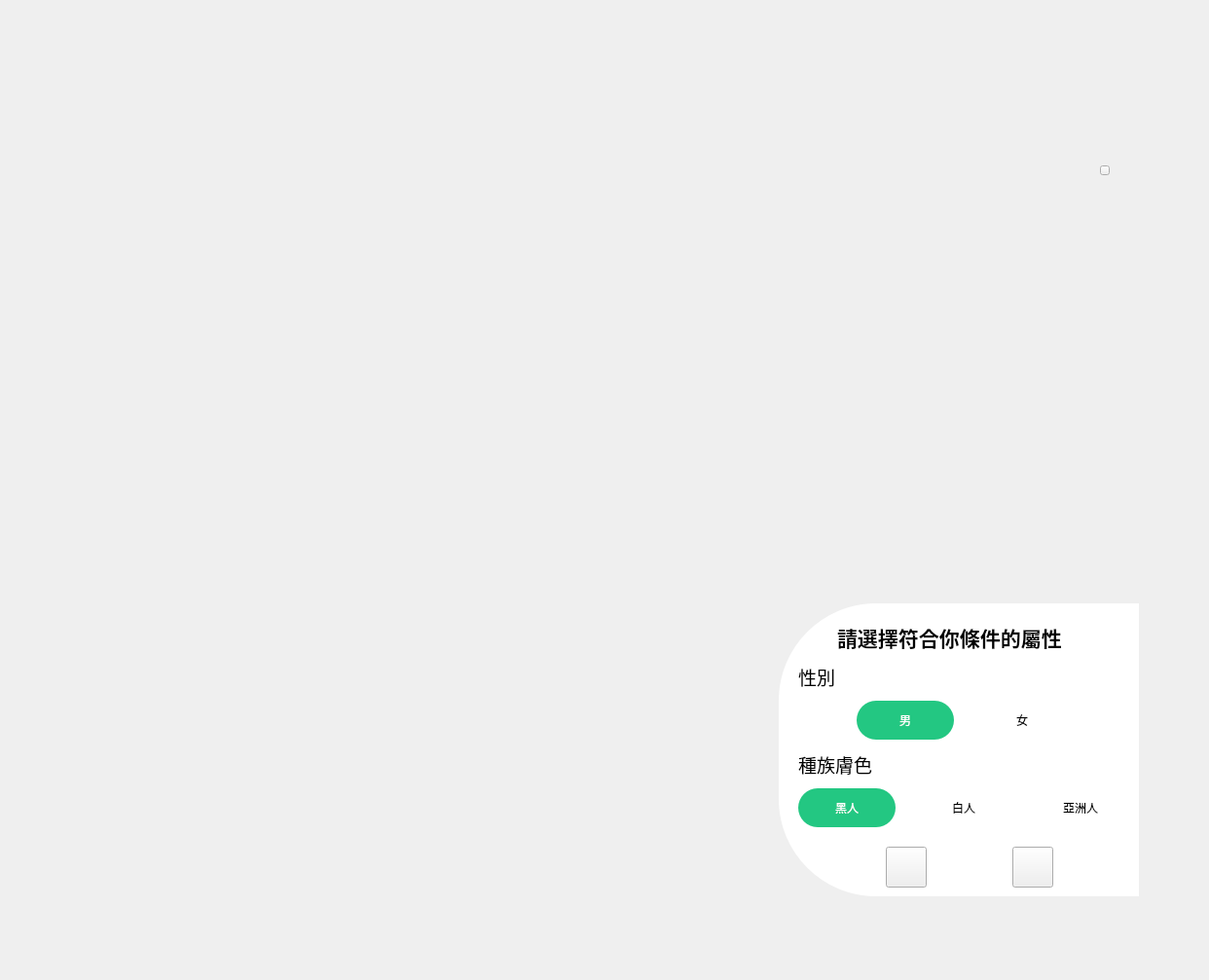
<?xml version="1.0" encoding="UTF-8"?>
<ui version="4.0">
 <class>Form</class>
 <widget class="QWidget" name="Form">
  <property name="geometry">
   <rect>
    <x>0</x>
    <y>0</y>
    <width>1242</width>
    <height>1007</height>
   </rect>
  </property>
  <property name="cursor">
   <cursorShape>ArrowCursor</cursorShape>
  </property>
  <property name="windowTitle">
   <string>Form</string>
  </property>
  <widget class="QWidget" name="widget" native="true">
   <property name="geometry">
    <rect>
     <x>660</x>
     <y>90</y>
     <width>640</width>
     <height>911</height>
    </rect>
   </property>
   <property name="styleSheet">
    <string notr="true">QPushButton#pushButton{
	background-color: qlineargradient(spread:pad, x1:0, y1:0.5065682, x2:1, y2:0.477, stop:0 rgba(11, 131, 120, 219), stop:1 rgba(85, 98, 112, 226));
	color:rgba(255, 255, 255, 210);
	border-radius:5px;
}
QPushButton#pushButton:hover{
	background-color: qlineargradient(spread:pad, x1:0, y1:0.5065682, x2:1, y2:0.477, stop:0 rgba(150, 123, 111, 219), stop:1 rgba(85, 81, 84, 226));
}
QPushButton#pushButton:pressed{
	padding-left:5px;
	padding-top:5px;
	background-color:rgba(150, 123, 111, 255);
}</string>
   </property>
   <widget class="QLabel" name="background">
    <property name="geometry">
     <rect>
      <x>100</x>
      <y>50</y>
      <width>410</width>
      <height>841</height>
     </rect>
    </property>
    <property name="font">
     <font>
      <family>Nirmala UI Semilight</family>
     </font>
    </property>
    <property name="styleSheet">
     <string notr="true">background-image: url(:/newPrefix/black male2.png);
border-radius: 65px;</string>
    </property>
    <property name="text">
     <string/>
    </property>
   </widget>
   <widget class="QLabel" name="label">
    <property name="geometry">
     <rect>
      <x>140</x>
      <y>530</y>
      <width>370</width>
      <height>301</height>
     </rect>
    </property>
    <property name="styleSheet">
     <string notr="true">background-color: rgb(255, 255, 255);
border-top-left-radius:100px;
border-bottom-left-radius:100px;</string>
    </property>
    <property name="text">
     <string/>
    </property>
   </widget>
   <widget class="QLabel" name="label_2">
    <property name="geometry">
     <rect>
      <x>200</x>
      <y>550</y>
      <width>301</width>
      <height>30</height>
     </rect>
    </property>
    <property name="font">
     <font>
      <family>Microsoft YaHei</family>
      <pointsize>16</pointsize>
      <weight>75</weight>
      <bold>true</bold>
     </font>
    </property>
    <property name="text">
     <string>請選擇符合你條件的屬性</string>
    </property>
   </widget>
   <widget class="QLabel" name="label_4">
    <property name="geometry">
     <rect>
      <x>160</x>
      <y>590</y>
      <width>50</width>
      <height>30</height>
     </rect>
    </property>
    <property name="font">
     <font>
      <family>Microsoft YaHei</family>
      <pointsize>14</pointsize>
     </font>
    </property>
    <property name="text">
     <string>性別</string>
    </property>
    <property name="alignment">
     <set>Qt::AlignLeading|Qt::AlignLeft|Qt::AlignVCenter</set>
    </property>
   </widget>
   <widget class="QLabel" name="label_5">
    <property name="geometry">
     <rect>
      <x>160</x>
      <y>680</y>
      <width>101</width>
      <height>30</height>
     </rect>
    </property>
    <property name="font">
     <font>
      <family>Microsoft YaHei UI</family>
      <pointsize>14</pointsize>
     </font>
    </property>
    <property name="text">
     <string>種族膚色</string>
    </property>
    <property name="alignment">
     <set>Qt::AlignLeading|Qt::AlignLeft|Qt::AlignVCenter</set>
    </property>
   </widget>
   <widget class="QPushButton" name="black">
    <property name="geometry">
     <rect>
      <x>160</x>
      <y>720</y>
      <width>100</width>
      <height>40</height>
     </rect>
    </property>
    <property name="font">
     <font>
      <family>Microsoft YaHei</family>
     </font>
    </property>
    <property name="cursor">
     <cursorShape>PointingHandCursor</cursorShape>
    </property>
    <property name="styleSheet">
     <string notr="true">QPushButton#black{
	background-color: rgb(35, 199, 130);
	color: rgb(255, 255, 255);
	border-radius:20px;
}

QPushButton#black:pressed{
	padding-left:3px;
	padding-top:3px;
	background-color:rgba(150,123,111,255);
	color: rgb(255, 255, 255);
}
</string>
    </property>
    <property name="text">
     <string>黑人</string>
    </property>
   </widget>
   <widget class="QPushButton" name="white">
    <property name="geometry">
     <rect>
      <x>280</x>
      <y>720</y>
      <width>100</width>
      <height>40</height>
     </rect>
    </property>
    <property name="font">
     <font>
      <family>Microsoft YaHei</family>
     </font>
    </property>
    <property name="cursor">
     <cursorShape>PointingHandCursor</cursorShape>
    </property>
    <property name="styleSheet">
     <string notr="true">QPushButton#white{
	background-color: rgb(255, 255, 255);
	color: rgb(0, 0, 0);
	border-radius:20px;
}
QPushButton#white:pressed{
	padding-left:3px;
	padding-top:3px;
	background-color:rgba(150,123,111,255);
	color: rgb(255, 255, 255);
}</string>
    </property>
    <property name="text">
     <string>白人</string>
    </property>
   </widget>
   <widget class="QPushButton" name="asian">
    <property name="geometry">
     <rect>
      <x>400</x>
      <y>720</y>
      <width>100</width>
      <height>40</height>
     </rect>
    </property>
    <property name="font">
     <font>
      <family>Microsoft YaHei</family>
     </font>
    </property>
    <property name="cursor">
     <cursorShape>PointingHandCursor</cursorShape>
    </property>
    <property name="styleSheet">
     <string notr="true">QPushButton#asian{
	background-color: rgb(255, 255, 255);
	color: rgb(0, 0, 0);
	border-radius:20px;
}
QPushButton#asian:pressed{
	padding-left:3px;
	padding-top:3px;
	background-color:rgba(150,123,111,255);
	color: rgb(255, 255, 255);
}</string>
    </property>
    <property name="text">
     <string>亞洲人</string>
    </property>
   </widget>
   <widget class="QPushButton" name="boy">
    <property name="geometry">
     <rect>
      <x>220</x>
      <y>630</y>
      <width>100</width>
      <height>40</height>
     </rect>
    </property>
    <property name="font">
     <font>
      <family>Microsoft YaHei</family>
     </font>
    </property>
    <property name="cursor">
     <cursorShape>PointingHandCursor</cursorShape>
    </property>
    <property name="styleSheet">
     <string notr="true">QPushButton#boy{
	background-color: rgb(35, 199, 130);
color: rgb(255, 255, 255);
border-radius:20px;
}

QPushButton#boy:pressed{
	padding-left:3px;
	padding-top:3px;
	background-color:rgba(150,123,111,255);
	color: rgb(255, 255, 255);
}
</string>
    </property>
    <property name="text">
     <string>男</string>
    </property>
   </widget>
   <widget class="QPushButton" name="girl">
    <property name="geometry">
     <rect>
      <x>340</x>
      <y>630</y>
      <width>100</width>
      <height>40</height>
     </rect>
    </property>
    <property name="font">
     <font>
      <family>Microsoft YaHei</family>
     </font>
    </property>
    <property name="cursor">
     <cursorShape>PointingHandCursor</cursorShape>
    </property>
    <property name="styleSheet">
     <string notr="true">QPushButton#girl{
	background-color: rgb(255, 255, 255);
	color: rgb(0, 0, 0);
	border-radius:20px;
}
QPushButton#girl:pressed{
	padding-left:3px;
	padding-top:3px;
	background-color:rgba(150,123,111,255);
	color: rgb(255, 255, 255);
}</string>
    </property>
    <property name="text">
     <string>女</string>
    </property>
   </widget>
   <widget class="QPushButton" name="backpageBTN">
    <property name="geometry">
     <rect>
      <x>250</x>
      <y>780</y>
      <width>42</width>
      <height>42</height>
     </rect>
    </property>
    <property name="cursor">
     <cursorShape>PointingHandCursor</cursorShape>
    </property>
    <property name="styleSheet">
     <string notr="true">border-image: url(:/newPrefix/larrow.png);</string>
    </property>
    <property name="text">
     <string/>
    </property>
   </widget>
   <widget class="QPushButton" name="nextpageBTN">
    <property name="geometry">
     <rect>
      <x>380</x>
      <y>780</y>
      <width>42</width>
      <height>42</height>
     </rect>
    </property>
    <property name="cursor">
     <cursorShape>PointingHandCursor</cursorShape>
    </property>
    <property name="styleSheet">
     <string notr="true">border-image: url(:/newPrefix/rarrow.png);</string>
    </property>
    <property name="text">
     <string/>
    </property>
   </widget>
   <widget class="QPushButton" name="exit">
    <property name="geometry">
     <rect>
      <x>470</x>
      <y>80</y>
      <width>10</width>
      <height>10</height>
     </rect>
    </property>
    <property name="cursor">
     <cursorShape>PointingHandCursor</cursorShape>
    </property>
    <property name="styleSheet">
     <string notr="true">QPushButton#exit{
background-image: url(:/images/254-2545026_delete-button-nor-white-cross-icon-png-removebg-preview.png);
}</string>
    </property>
    <property name="text">
     <string/>
    </property>
   </widget>
  </widget>
 </widget>
 <resources>
  <include location="placeholder.qrc"/>
 </resources>
 <connections/>
</ui>
